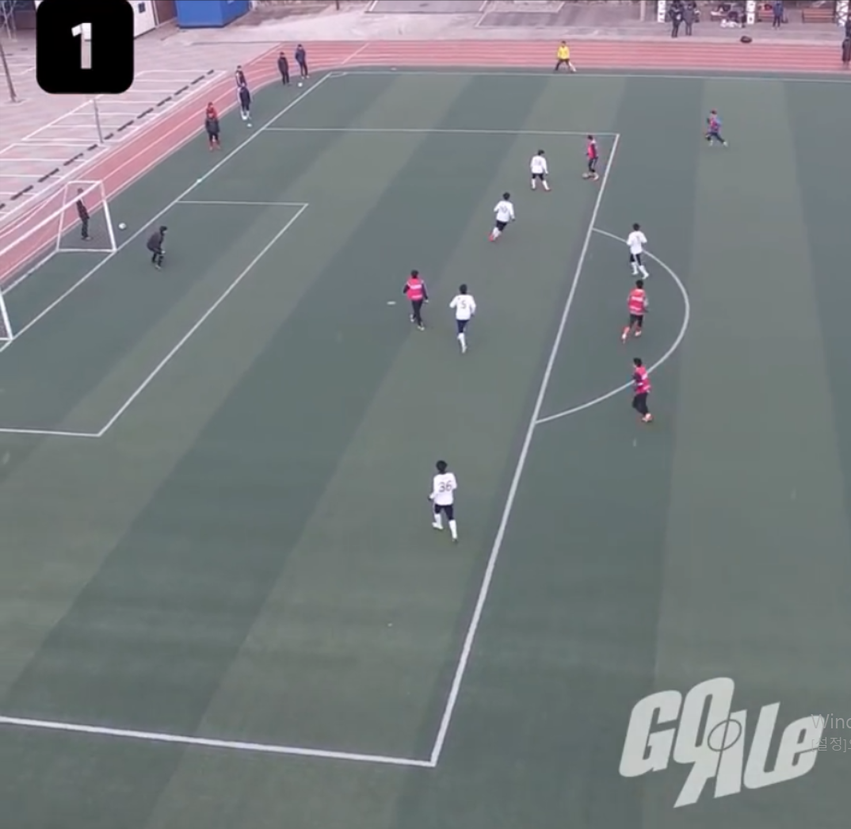
#> input picture img.png, 851 x 829 px, shrunk from 1074 x 1046 before the run
$ python 'hsv monolphy.py'   (older library calls are emulated)
#> lines starting #> are read from the running program, lines starting #| are printed output that depends on the picture; after the words box and inside, x2 and y2 are one past the last pixel; in counts of white or black regions, pixels touching at a corner belong together
# -*- coding: utf-8 -*-
"""
Created on Wed May 15 10:43:04 2019

@author: kimuk

지정된 hsv값에 대하여 이진
"""

import numpy as np
import cv2

img = cv2.imread('img.png')
#> img is the input picture: shape (829, 851, 3); mean B, G, R 127.1, 125.2, 120.5
hsv = cv2.cvtColor(img,cv2.COLOR_BGR2HSV)
#> hsv: shape (829, 851, 3); mean H, S, V 96.4, 26.6, 130.2

#green range
lower_green = np.array([55,0, 100])
upper_green = np.array([109, 150, 150])
	#blue range
lower_blue = np.array([36,56,144])
upper_blue = np.array([45,64,151])

	#Red range
lower_red = np.array([151,35,150])
upper_red = np.array([170,177,255])

	#white range
lower_white = np.array([110,0,200])
upper_white = np.array([150,25,255])

mask = cv2.inRange(hsv, lower_white, upper_white)
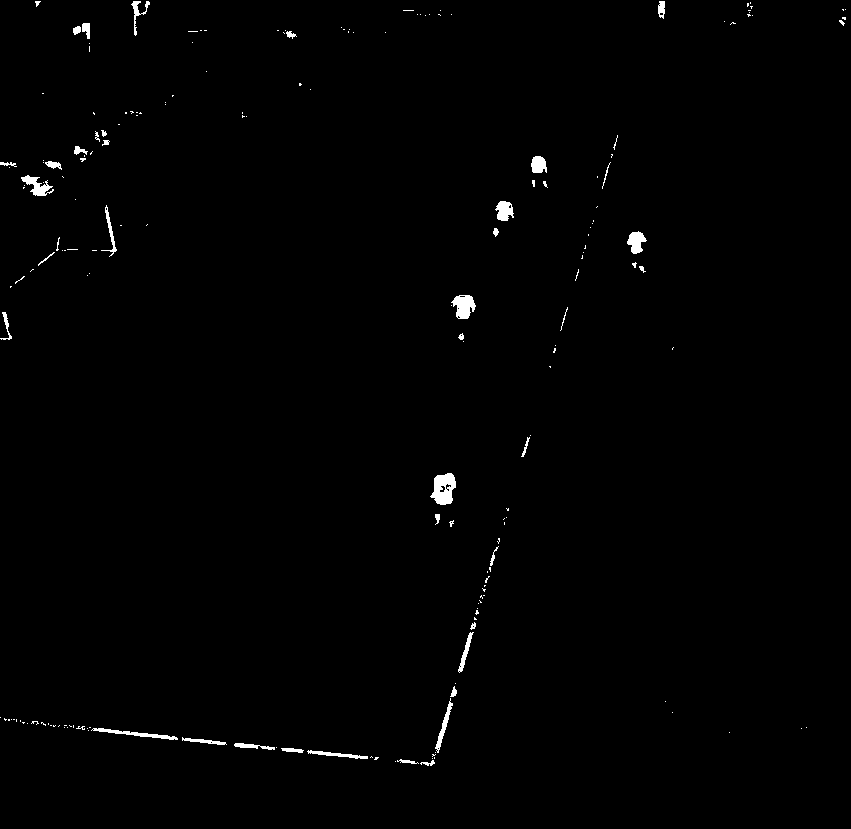
#> mask: shape (829, 851); 0.77% white; 194 white regions (153 under 20 px), largest, box (x1, y1, x2, y2) and area: (430, 473, 456, 505) 557, (451, 295, 476, 319) 396, (21, 175, 54, 196) 307
res = cv2.bitwise_and(img, img, mask=mask)
res_bgr = cv2.cvtColor(res,cv2.COLOR_HSV2BGR)
res_gray = cv2.cvtColor(res,cv2.COLOR_BGR2GRAY)
kernel = np.ones((13,13),np.uint8)
thresh1 = cv2.threshold(res_gray,127,255,cv2.THRESH_BINARY_INV | cv2.THRESH_OTSU)[1]
thresh2 = cv2.morphologyEx(thresh1, cv2.MORPH_CLOSE, kernel)
#> thresh2: shape (829, 851); every value is 255

im2,contours,hierarchy = cv2.findContours(thresh2,cv2.RETR_TREE,cv2.CHAIN_APPROX_SIMPLE)
#> contours = [[[0, 0], [0, 828], [850, 828], [850, 0]]]
for c in contours:
    x,y,w,h = cv2.boundingRect(c)
    player_img = img[y:y+h,x:x+w]
    player_hsv = cv2.cvtColor(player_img,cv2.COLOR_BGR2HSV)
    cv2.imshow('player_hsv',player_hsv)
#> this loop made 1 pass
#> (c, x, y, w, h) on pass 1: ([[0, 0], [0, 828], [850, 828], [850, 0]], 0, 0, 851, 829)

cv2.imshow('original', img)
cv2.imshow('res', res)
#cv2.imshow('thresh1', thresh1)
#cv2.imshow('thresh2', thresh2)
cv2.imshow('contour', im2)
cv2.waitKey(0)
cv2.destroyAllWindows()

$ run again, with Brazil_Argen.png copied over img.png
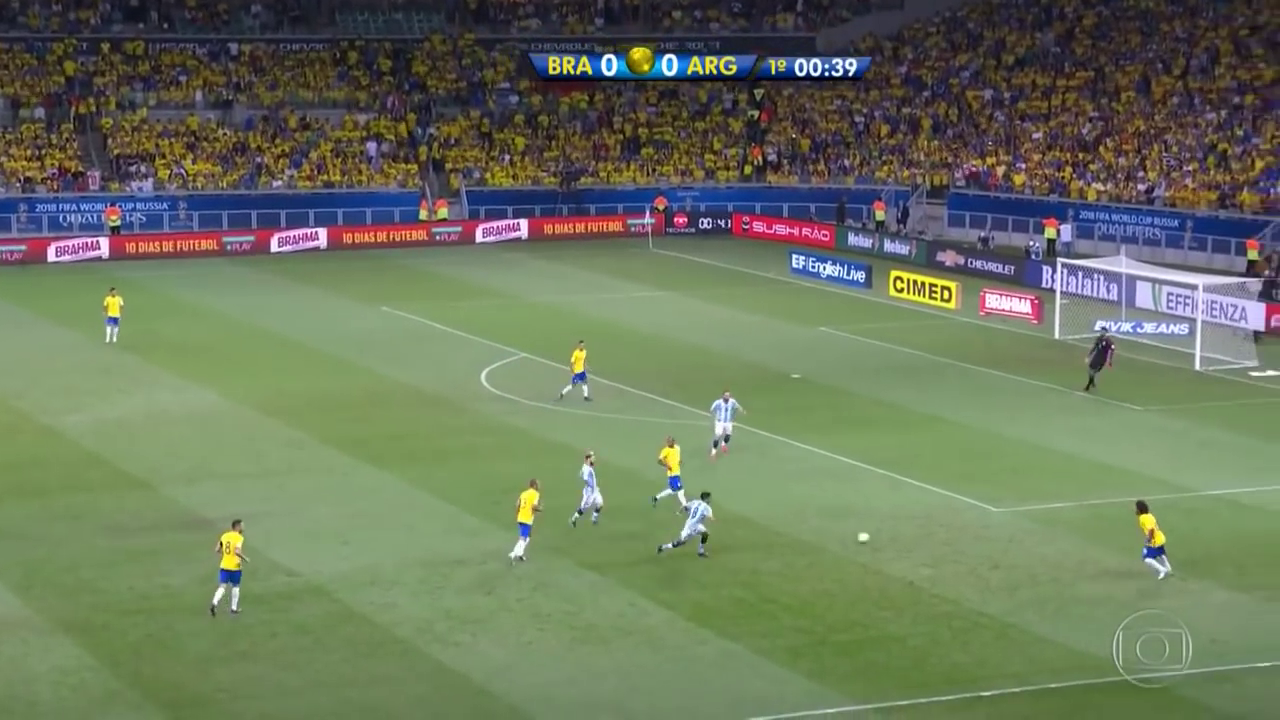
#> input picture Brazil_Argen.png, 1280 x 720 px
#> img is the input picture: shape (720, 1280, 3); mean B, G, R 92.9, 118.1, 106.5
#> hsv: shape (720, 1280, 3); mean H, S, V 62.6, 84.9, 127.5
#> `mask = cv2.inRange(hsv, lower_white, upper_white)`:
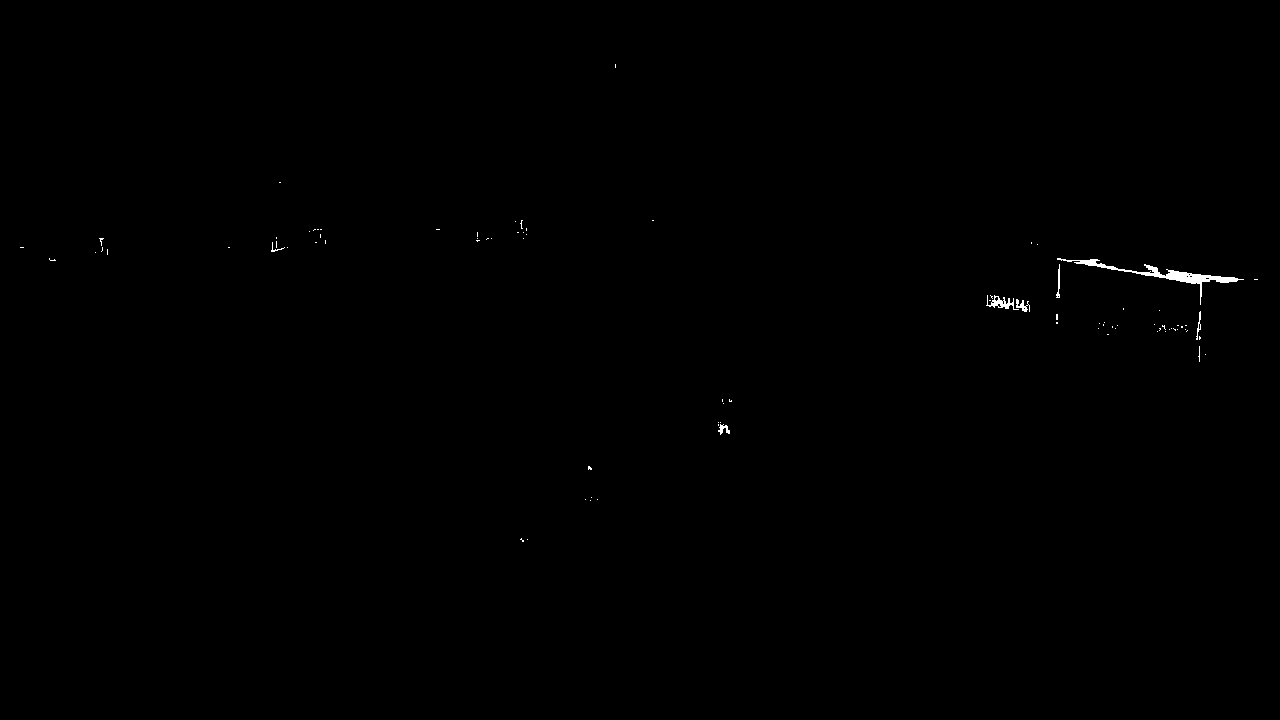
#> mask: shape (720, 1280); 0.19% white; 87 white regions (80 under 20 px), largest, box (x1, y1, x2, y2) and area: (1057, 258, 1244, 305) 994, (986, 295, 1019, 310) 184, (1016, 299, 1030, 312) 87
#> thresh2: shape (720, 1280); every value is 255
#> contours = [[[0, 0], [0, 719], [1279, 719], [1279, 0]]]
#> the loop `for c in contours:` made 1 pass
#> (c, x, y, w, h) on pass 1: ([[0, 0], [0, 719], [1279, 719], [1279, 0]], 0, 0, 1280, 720)
